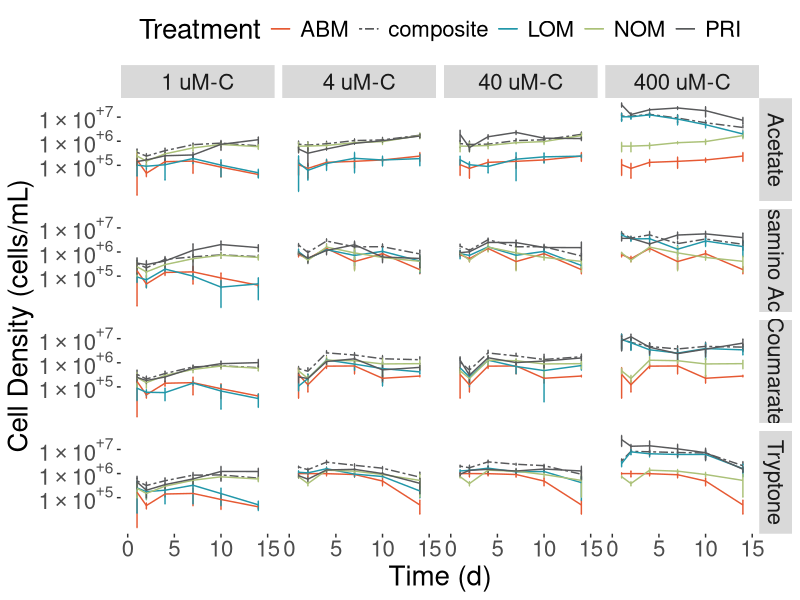
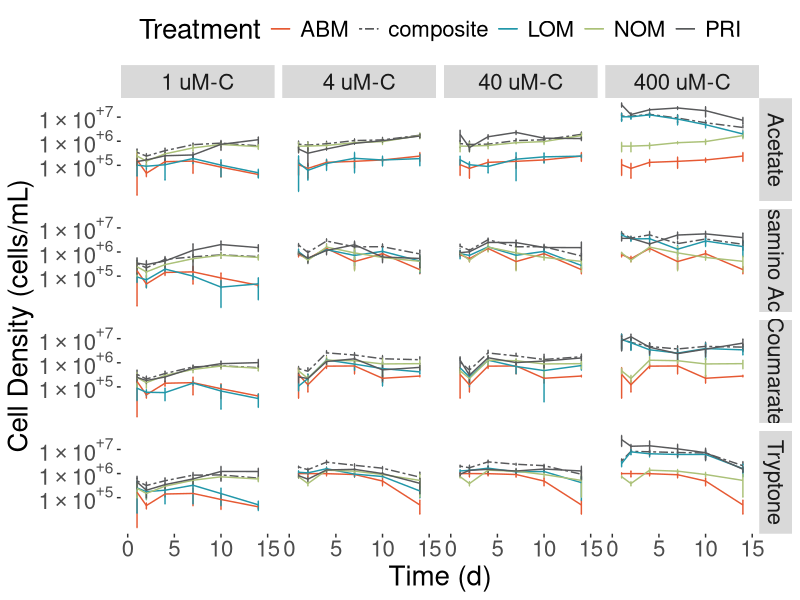

Recreate these plots in R, in order. (Note: this script raises an error after producing the figures.)
####load packages####
require(plyr)
require(ggplot2)
require(scales)
####load data####
SE45 <-read.csv("071817_SE45_twoweek_master.csv")
head(SE45)
tail(SE45)

####average replicates and remove day 0###
SE45b <- ddply(SE45, c("Day", "Concentration", "Carbon", "Treatment"), summarise, countm=mean(Count), countsd=sd(Count))
SE45c <- subset(SE45b, Day > 0)
head(SE45c)

####change y axis from 1e7 to 1x10^7####
fancy_scientific <- function(l) {
  # turn in to character string in scientific notation
  l <- format(l, scientific = TRUE)
  # quote the part before the exponent to keep all the digits
  l <- gsub("^(.*)e", "'\\1'e", l)
  # turn the 'e+' into plotmath format
  l <- gsub("e+", "%*%10^", l)
  l <- gsub("0e\\00","0",l)
  # return this as an expression
  parse(text=l)
}
####Plot faceted by LOM source and concentration with all treatments####
SE45c <- ggplot(SE45c, aes(Day, countm, colour=Treatment, linetype=Treatment, ymin=countm-countsd, ymax=countm+countsd)) +
  geom_errorbar(width=0.1) +
  geom_line(stat="identity") +
  ylab('Cell Density (cells/mL)') +
  xlab('Time (d)') +
  scale_colour_manual(values=c("#E65933", "#58595B", "#2197A9", "#ABC178", "#58595B")) +
  scale_linetype_manual(values=c("solid", "twodash", "solid", "solid", "solid")) +
  scale_y_log10(breaks=c(1e5, 1e6, 1e7), labels=fancy_scientific) +
  scale_x_continuous(limits = c(0,15)) +
  theme(panel.grid.major = element_line(colour = "white"),
        panel.grid.minor = element_blank(),
        panel.background = element_rect(fill = "white"),
        legend.key = element_rect(fill = "white"),
        text=element_text(size=20),
        legend.position="top",legend.direction="horizontal") +
  facet_grid(Carbon~Concentration)
ggsave("102717_SE45_priming_log.tiff", width=9, height=9)
print(SE45c)

####presentation mode####
head(SE45c)
SE45cp <- subset(SE45c, Treatment == "PRI" | Treatment == "composite")
head(SE45cp)

SE45cpp <- ggplot(SE45cp, aes(Day, countm, linetype=Treatment, colour=Treatment, ymin=countm-countsd, ymax=countm+countsd)) +
  geom_errorbar(width=0.1) +
  geom_line(stat="identity") +
  ylab('Cell Density (cells/mL)') +
  xlab('Time (d)') +
  scale_linetype_manual(values=c("twodash", "solid")) +
  scale_color_manual(values=c("#58595B", "#58595B")) +
  theme(panel.grid.major = element_line(colour = "white"),
        panel.grid.minor = element_blank(),
        panel.background = element_rect(fill = "white"),
        legend.key = element_rect(fill = "white"),
        text=element_text(size=20),
        legend.position="top",legend.direction="horizontal") +
  scale_y_log10(labels=fancy_scientific) +
  scale_x_continuous(limits = c(0,15)) +
  facet_grid(Carbon~Concentration) +
ggsave("071817_SE45_priming_present.tiff", width=9, height=9)
print(SE45cpp)
